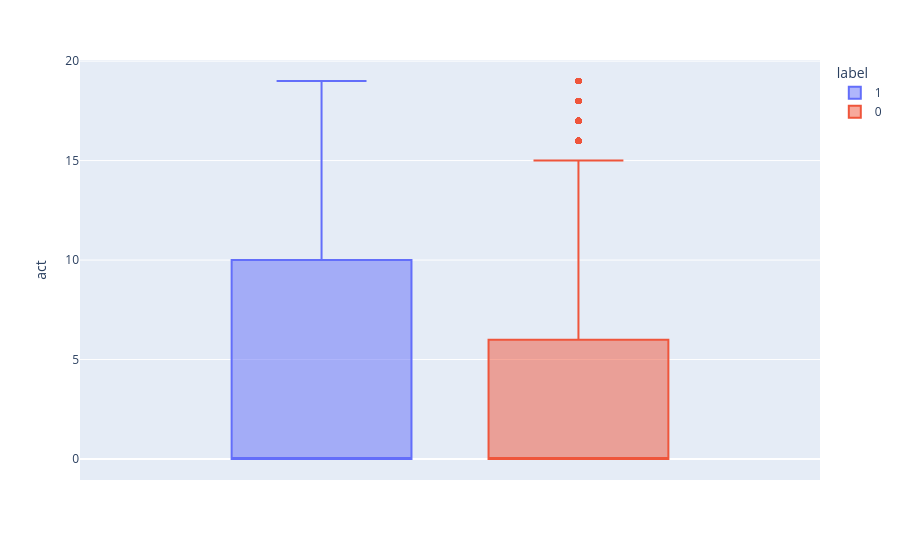

The notebook cell saved with this chart:
### Code cell
px.box(asdf, y="act", color="label")

### Figure 1 — Plotly figure (JSON) as saved in the notebook; plotly's stock layout.template omitted (floating-point values rounded to 4 significant figures; data arrays with more than 128 entries replaced by an {"elided": "..."} marker saying what was removed)
{"data": [{"alignmentgroup": "True", "hovertemplate": "label=1<br>act=%{y}<extra></extra>", "legendgroup": "1", "marker": {"color": "#636efa"}, "name": "1", "notched": false, "offsetgroup": "1", "orientation": "v", "showlegend": true, "type": "box", "x0": " ", "xaxis": "x", "y": {"elided": "14219 int values"}, "y0": " ", "yaxis": "y"}, {"alignmentgroup": "True", "hovertemplate": "label=0<br>act=%{y}<extra></extra>", "legendgroup": "0", "marker": {"color": "#EF553B"}, "name": "0", "notched": false, "offsetgroup": "0", "orientation": "v", "showlegend": true, "type": "box", "x0": " ", "xaxis": "x", "y": {"elided": "4100 int values"}, "y0": " ", "yaxis": "y"}], "layout": {"boxmode": "group", "legend": {"title": {"text": "label"}, "tracegroupgap": 0}, "margin": {"t": 60}, "xaxis": {"anchor": "y", "domain": [0, 1]}, "yaxis": {"anchor": "x", "domain": [0, 1], "title": {"text": "act"}}}}
